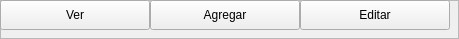
                     <widget class="QFrame" name="box_productos_top_buttons">
                      <property name="minimumSize">
                       <size>
                        <width>0</width>
                        <height>30</height>
                       </size>
                      </property>
                      <property name="frameShape">
                       <enum>QFrame::StyledPanel</enum>
                      </property>
                      <property name="frameShadow">
                       <enum>QFrame::Raised</enum>
                      </property>
                      <widget class="QPushButton" name="productos_ver">
                       <property name="geometry">
                        <rect>
                         <x>0</x>
                         <y>0</y>
                         <width>150</width>
                         <height>30</height>
                        </rect>
                       </property>
                       <property name="cursor">
                        <cursorShape>PointingHandCursor</cursorShape>
                       </property>
                       <property name="text">
                        <string>Ver</string>
                       </property>
                      </widget>
                      <widget class="QPushButton" name="productos_agregar">
                       <property name="geometry">
                        <rect>
                         <x>150</x>
                         <y>0</y>
                         <width>150</width>
                         <height>30</height>
                        </rect>
                       </property>
                       <property name="cursor">
                        <cursorShape>PointingHandCursor</cursorShape>
                       </property>
                       <property name="text">
                        <string>Agregar</string>
                       </property>
                      </widget>
                      <widget class="QPushButton" name="productos_editar">
                       <property name="geometry">
                        <rect>
                         <x>300</x>
                         <y>0</y>
                         <width>150</width>
                         <height>30</height>
                        </rect>
                       </property>
                       <property name="cursor">
                        <cursorShape>PointingHandCursor</cursorShape>
                       </property>
                       <property name="text">
                        <string>Editar</string>
                       </property>
                      </widget>
                     </widget>
